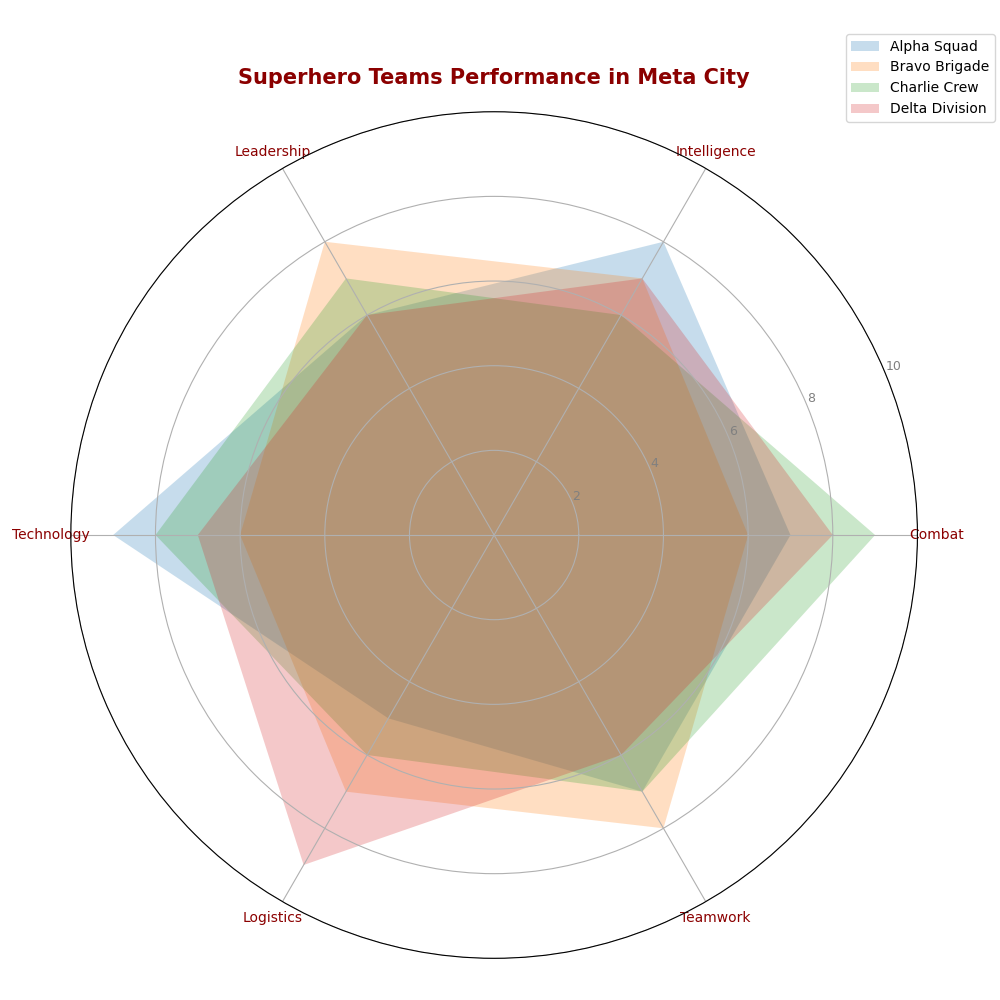

Here is the Python script that generated this plot:
import matplotlib.pyplot as plt
import numpy as np

# Define categories/attributes and teams' performance data
categories = ['Combat', 'Intelligence', 'Leadership', 'Technology', 'Logistics', 'Teamwork']
team_data = {
    'Alpha Squad': [7, 8, 6, 9, 5, 7],
    'Bravo Brigade': [6, 7, 8, 6, 7, 8],
    'Charlie Crew': [9, 6, 7, 8, 6, 7],
    'Delta Division': [8, 7, 6, 7, 9, 6]
}

num_vars = len(categories)

# Compute angle for each category
angles = np.linspace(0, 2 * np.pi, num_vars, endpoint=False).tolist()
angles += angles[:1]  # Repeat first angle to close the radar chart

# Set up radar chart framework
fig, ax = plt.subplots(figsize=(10, 10), subplot_kw=dict(polar=True))

# Plot each team's data on the radar chart and fill the area
for team, values in team_data.items():
    values += values[:1]  # Repeat the first value to close the loop
    ax.fill(angles, values, alpha=0.25, label=team)

# Customize the chart's appearance
ax.set_ylim(0, 10)
ax.set_yticks([2, 4, 6, 8, 10])
ax.set_yticklabels(['2', '4', '6', '8', '10'], color='grey', size=9)
ax.set_xticks(angles[:-1])
ax.set_xticklabels(categories, size=10, color='darkred')

# Title and legend
plt.title('Superhero Teams Performance in Meta City', size=15, weight='bold', color='darkred', pad=20)
plt.legend(loc='upper right', bbox_to_anchor=(1.1, 1.1), fontsize=10)

# Automatically adjust layout to prevent overlap
plt.tight_layout()

# Display the plot
plt.show()
